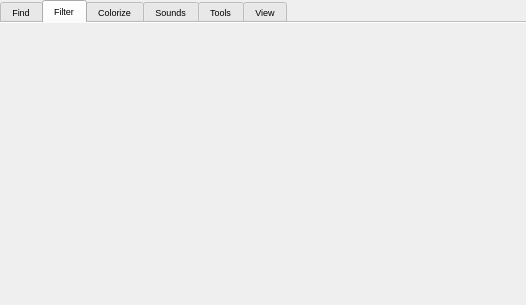
<?xml version="1.0" encoding="UTF-8"?>
<ui version="4.0">
 <class>SettingsLog</class>
 <widget class="QDockWidget" name="SettingsLog">
  <property name="geometry">
   <rect>
    <x>0</x>
    <y>0</y>
    <width>526</width>
    <height>305</height>
   </rect>
  </property>
  <property name="minimumSize">
   <size>
    <width>526</width>
    <height>282</height>
   </size>
  </property>
  <property name="styleSheet">
   <string notr="true">        QDockWidget { color: black; border: 1px solid #93C0C9; } 
        QDockWidget::title { text-align: left; background: #93C0C9; padding-left: 5px; } 
        QDockWidget::close-button, QDockWidget::float-button { border: 1px solid transparent; background: #93C0C9; padding: 0px; } 
        QDockWidget::close-button:hover, QDockWidget::float-button:hover { background: gray; } 
        QDockWidget::close-button:pressed, QDockWidget::float-button:pressed { padding: 1px -1px -1px 1px; } 
</string>
  </property>
  <property name="floating">
   <bool>false</bool>
  </property>
  <property name="windowTitle">
   <string>Log Tools</string>
  </property>
  <widget class="QWidget" name="dockWidgetContents">
   <layout class="QVBoxLayout" name="verticalLayout">
    <property name="spacing">
     <number>0</number>
    </property>
    <property name="leftMargin">
     <number>0</number>
    </property>
    <property name="topMargin">
     <number>0</number>
    </property>
    <property name="rightMargin">
     <number>0</number>
    </property>
    <property name="bottomMargin">
     <number>0</number>
    </property>
    <item>
     <layout class="QHBoxLayout" name="horizontalLayout_3">
      <property name="spacing">
       <number>0</number>
      </property>
      <property name="leftMargin">
       <number>0</number>
      </property>
      <property name="topMargin">
       <number>0</number>
      </property>
      <property name="rightMargin">
       <number>0</number>
      </property>
      <property name="bottomMargin">
       <number>0</number>
      </property>
      <item>
       <widget class="QTabWidget" name="groupingWidget">
        <property name="font">
         <font>
          <family>MS Shell Dlg 2</family>
          <pointsize>7</pointsize>
         </font>
        </property>
        <property name="tabShape">
         <enum>QTabWidget::Rounded</enum>
        </property>
        <property name="currentIndex">
         <number>1</number>
        </property>
        <property name="iconSize">
         <size>
          <width>20</width>
          <height>20</height>
         </size>
        </property>
        <property name="documentMode">
         <bool>true</bool>
        </property>
        <property name="movable">
         <bool>false</bool>
        </property>
        <widget class="QWidget" name="findPage">
         <attribute name="icon">
          <iconset>
           <normaloff>:/images/find.png</normaloff>:/images/find.png</iconset>
         </attribute>
         <attribute name="title">
          <string>Find</string>
         </attribute>
         <layout class="QVBoxLayout" name="verticalLayout_4">
          <property name="spacing">
           <number>0</number>
          </property>
          <property name="leftMargin">
           <number>0</number>
          </property>
          <property name="topMargin">
           <number>0</number>
          </property>
          <property name="rightMargin">
           <number>0</number>
          </property>
          <property name="bottomMargin">
           <number>0</number>
          </property>
          <item>
           <layout class="QHBoxLayout" name="horizontalLayout">
            <property name="spacing">
             <number>0</number>
            </property>
            <property name="topMargin">
             <number>0</number>
            </property>
            <property name="rightMargin">
             <number>0</number>
            </property>
            <property name="bottomMargin">
             <number>0</number>
            </property>
            <item>
             <widget class="FindWidget" name="findWidget" native="true"/>
            </item>
           </layout>
          </item>
          <item>
           <layout class="QGridLayout" name="gridLayout_7">
            <property name="spacing">
             <number>0</number>
            </property>
           </layout>
          </item>
          <item>
           <widget class="QTableView" name="findResultsView"/>
          </item>
         </layout>
        </widget>
        <widget class="QWidget" name="filtersPage">
         <attribute name="icon">
          <iconset>
           <normaloff>:/images/filter.png</normaloff>:/images/filter.png</iconset>
         </attribute>
         <attribute name="title">
          <string>Filter</string>
         </attribute>
         <layout class="QHBoxLayout" name="horizontalLayout_4">
          <property name="spacing">
           <number>0</number>
          </property>
          <property name="leftMargin">
           <number>0</number>
          </property>
          <property name="topMargin">
           <number>0</number>
          </property>
          <property name="rightMargin">
           <number>0</number>
          </property>
          <property name="bottomMargin">
           <number>0</number>
          </property>
          <item>
           <widget class="logs::FilterMgr" name="widget" native="true"/>
          </item>
         </layout>
        </widget>
        <widget class="QWidget" name="colorizePage">
         <attribute name="icon">
          <iconset>
           <normaloff>:/images/colorize.png</normaloff>:/images/colorize.png</iconset>
         </attribute>
         <attribute name="title">
          <string>Colorize</string>
         </attribute>
         <layout class="QVBoxLayout" name="verticalLayout_5">
          <property name="spacing">
           <number>0</number>
          </property>
          <property name="leftMargin">
           <number>0</number>
          </property>
          <property name="topMargin">
           <number>0</number>
          </property>
          <property name="rightMargin">
           <number>0</number>
          </property>
          <property name="bottomMargin">
           <number>0</number>
          </property>
          <item>
           <widget class="ColorizerMgr" name="colorizer" native="true"/>
          </item>
         </layout>
        </widget>
        <widget class="QWidget" name="soundPage">
         <attribute name="icon">
          <iconset>
           <normaloff>:/images/audio_mid.png</normaloff>:/images/audio_mid.png</iconset>
         </attribute>
         <attribute name="title">
          <string>Sounds</string>
         </attribute>
         <layout class="QVBoxLayout" name="verticalLayout_6">
          <property name="spacing">
           <number>0</number>
          </property>
          <property name="leftMargin">
           <number>0</number>
          </property>
          <property name="topMargin">
           <number>0</number>
          </property>
          <property name="rightMargin">
           <number>0</number>
          </property>
          <property name="bottomMargin">
           <number>0</number>
          </property>
          <item>
           <widget class="logs::SoundMgr" name="sound" native="true"/>
          </item>
         </layout>
        </widget>
        <widget class="QWidget" name="toolsPage">
         <attribute name="icon">
          <iconset>
           <normaloff>:/images/tools.png</normaloff>:/images/tools.png</iconset>
         </attribute>
         <attribute name="title">
          <string>Tools</string>
         </attribute>
         <layout class="QVBoxLayout" name="verticalLayout_2">
          <property name="spacing">
           <number>0</number>
          </property>
          <property name="leftMargin">
           <number>0</number>
          </property>
          <property name="topMargin">
           <number>0</number>
          </property>
          <property name="rightMargin">
           <number>0</number>
          </property>
          <property name="bottomMargin">
           <number>0</number>
          </property>
          <item>
           <layout class="QHBoxLayout" name="horizontalLayout_2">
            <property name="spacing">
             <number>0</number>
            </property>
            <item>
             <widget class="QPushButton" name="applyButton">
              <property name="text">
               <string>Apply</string>
              </property>
             </widget>
            </item>
            <item>
             <spacer name="horizontalSpacer">
              <property name="orientation">
               <enum>Qt::Horizontal</enum>
              </property>
              <property name="sizeHint" stdset="0">
               <size>
                <width>40</width>
                <height>20</height>
               </size>
              </property>
             </spacer>
            </item>
            <item>
             <widget class="QPushButton" name="allColumnsButton">
              <property name="text">
               <string>All</string>
              </property>
             </widget>
            </item>
           </layout>
          </item>
          <item>
           <widget class="QGroupBox" name="groupBox">
            <property name="font">
             <font>
              <family>Verdana</family>
              <pointsize>7</pointsize>
             </font>
            </property>
            <layout class="QGridLayout" name="gridLayout_3">
             <property name="leftMargin">
              <number>0</number>
             </property>
             <property name="topMargin">
              <number>0</number>
             </property>
             <property name="rightMargin">
              <number>0</number>
             </property>
             <property name="bottomMargin">
              <number>0</number>
             </property>
             <property name="spacing">
              <number>0</number>
             </property>
             <item row="0" column="0">
              <layout class="QGridLayout" name="gridLayout_8">
               <property name="spacing">
                <number>0</number>
               </property>
               <item row="3" column="0">
                <widget class="QPushButton" name="autoSetupButton">
                 <property name="toolTip">
                  <string>...!</string>
                 </property>
                 <property name="text">
                  <string>Auto Setup</string>
                 </property>
                </widget>
               </item>
              </layout>
             </item>
             <item row="5" column="0">
              <layout class="QGridLayout" name="gridColumns">
               <property name="spacing">
                <number>0</number>
               </property>
               <item row="1" column="3">
                <widget class="QListView" name="listViewColumnSetup">
                 <property name="font">
                  <font>
                   <pointsize>10</pointsize>
                  </font>
                 </property>
                 <property name="frameShape">
                  <enum>QFrame::StyledPanel</enum>
                 </property>
                 <property name="frameShadow">
                  <enum>QFrame::Sunken</enum>
                 </property>
                 <property name="editTriggers">
                  <set>QAbstractItemView::NoEditTriggers</set>
                 </property>
                 <property name="showDropIndicator" stdset="0">
                  <bool>false</bool>
                 </property>
                 <property name="dragEnabled">
                  <bool>false</bool>
                 </property>
                 <property name="dragDropOverwriteMode">
                  <bool>false</bool>
                 </property>
                 <property name="dragDropMode">
                  <enum>QAbstractItemView::DragOnly</enum>
                 </property>
                 <property name="defaultDropAction">
                  <enum>Qt::IgnoreAction</enum>
                 </property>
                 <property name="alternatingRowColors">
                  <bool>true</bool>
                 </property>
                 <property name="movement">
                  <enum>QListView::Snap</enum>
                 </property>
                 <property name="modelColumn">
                  <number>0</number>
                 </property>
                 <property name="uniformItemSizes">
                  <bool>true</bool>
                 </property>
                </widget>
               </item>
               <item row="1" column="5">
                <widget class="QListView" name="listViewColumnAlign">
                 <property name="font">
                  <font>
                   <pointsize>10</pointsize>
                  </font>
                 </property>
                 <property name="showDropIndicator" stdset="0">
                  <bool>false</bool>
                 </property>
                </widget>
               </item>
               <item row="1" column="4">
                <widget class="QListView" name="listViewColumnSizes">
                 <property name="font">
                  <font>
                   <pointsize>10</pointsize>
                  </font>
                 </property>
                 <property name="showDropIndicator" stdset="0">
                  <bool>false</bool>
                 </property>
                </widget>
               </item>
               <item row="0" column="3">
                <widget class="QLabel" name="label_7">
                 <property name="font">
                  <font>
                   <weight>75</weight>
                   <bold>true</bold>
                  </font>
                 </property>
                 <property name="text">
                  <string>Tag</string>
                 </property>
                </widget>
               </item>
               <item row="1" column="6">
                <widget class="QListView" name="listViewColumnElide">
                 <property name="font">
                  <font>
                   <pointsize>10</pointsize>
                  </font>
                 </property>
                 <property name="showDropIndicator" stdset="0">
                  <bool>false</bool>
                 </property>
                </widget>
               </item>
               <item row="0" column="6">
                <widget class="QLabel" name="label_10">
                 <property name="font">
                  <font>
                   <weight>75</weight>
                   <bold>true</bold>
                  </font>
                 </property>
                 <property name="text">
                  <string>Elide</string>
                 </property>
                </widget>
               </item>
               <item row="0" column="4">
                <widget class="QLabel" name="label_8">
                 <property name="font">
                  <font>
                   <weight>75</weight>
                   <bold>true</bold>
                  </font>
                 </property>
                 <property name="text">
                  <string>Size</string>
                 </property>
                </widget>
               </item>
               <item row="0" column="5">
                <widget class="QLabel" name="label_9">
                 <property name="font">
                  <font>
                   <weight>75</weight>
                   <bold>true</bold>
                  </font>
                 </property>
                 <property name="text">
                  <string>Align</string>
                 </property>
                </widget>
               </item>
              </layout>
             </item>
            </layout>
           </widget>
          </item>
         </layout>
        </widget>
        <widget class="QWidget" name="viewPage">
         <attribute name="icon">
          <iconset>
           <normaloff>:/images/view.png</normaloff>:/images/view.png</iconset>
         </attribute>
         <attribute name="title">
          <string>View</string>
         </attribute>
         <layout class="QVBoxLayout" name="verticalLayout_3">
          <property name="spacing">
           <number>0</number>
          </property>
          <property name="leftMargin">
           <number>0</number>
          </property>
          <property name="topMargin">
           <number>0</number>
          </property>
          <property name="rightMargin">
           <number>0</number>
          </property>
          <property name="bottomMargin">
           <number>0</number>
          </property>
          <item>
           <layout class="QGridLayout" name="gridLayout">
            <property name="leftMargin">
             <number>0</number>
            </property>
            <property name="topMargin">
             <number>0</number>
            </property>
            <property name="rightMargin">
             <number>0</number>
            </property>
            <property name="bottomMargin">
             <number>0</number>
            </property>
            <property name="spacing">
             <number>0</number>
            </property>
            <item row="6" column="0">
             <widget class="QCheckBox" name="cutPathCheckBox">
              <property name="font">
               <font>
                <family>MS Shell Dlg 2</family>
                <pointsize>8</pointsize>
               </font>
              </property>
              <property name="text">
               <string>Abbreviate file paths</string>
              </property>
              <property name="checked">
               <bool>true</bool>
              </property>
             </widget>
            </item>
            <item row="8" column="1">
             <widget class="QSpinBox" name="tableRowSizeSpinBox">
              <property name="font">
               <font>
                <family>MS Shell Dlg 2</family>
               </font>
              </property>
              <property name="value">
               <number>18</number>
              </property>
             </widget>
            </item>
            <item row="9" column="1">
             <widget class="QToolButton" name="tableFontToolButton">
              <property name="font">
               <font>
                <family>MS Shell Dlg 2</family>
               </font>
              </property>
              <property name="layoutDirection">
               <enum>Qt::LeftToRight</enum>
              </property>
              <property name="text">
               <string>...</string>
              </property>
             </widget>
            </item>
            <item row="5" column="0">
             <widget class="QCheckBox" name="indentCheckBox">
              <property name="font">
               <font>
                <family>MS Shell Dlg 2</family>
                <pointsize>8</pointsize>
               </font>
              </property>
              <property name="text">
               <string>Indent scopes delimited by the { } blocks</string>
              </property>
              <property name="checked">
               <bool>true</bool>
              </property>
             </widget>
            </item>
            <item row="0" column="4">
             <spacer name="horizontalSpacer_2">
              <property name="font">
               <font>
                <family>MS Shell Dlg 2</family>
               </font>
              </property>
              <property name="orientation">
               <enum>Qt::Horizontal</enum>
              </property>
              <property name="sizeHint" stdset="0">
               <size>
                <width>10</width>
                <height>20</height>
               </size>
              </property>
             </spacer>
            </item>
            <item row="3" column="0">
             <widget class="QCheckBox" name="scopesCheckBox">
              <property name="font">
               <font>
                <family>MS Shell Dlg 2</family>
                <pointsize>8</pointsize>
               </font>
              </property>
              <property name="text">
               <string>Show scopes</string>
              </property>
              <property name="checked">
               <bool>true</bool>
              </property>
             </widget>
            </item>
            <item row="6" column="1">
             <widget class="QSpinBox" name="cutPathSpinBox">
              <property name="font">
               <font>
                <family>MS Shell Dlg 2</family>
               </font>
              </property>
              <property name="minimum">
               <number>1</number>
              </property>
              <property name="maximum">
               <number>16</number>
              </property>
              <property name="value">
               <number>1</number>
              </property>
             </widget>
            </item>
            <item row="2" column="0">
             <widget class="QLabel" name="label_3">
              <property name="font">
               <font>
                <family>MS Shell Dlg 2</family>
                <pointsize>8</pointsize>
               </font>
              </property>
              <property name="text">
               <string>Display time units</string>
              </property>
             </widget>
            </item>
            <item row="7" column="0">
             <widget class="QCheckBox" name="cutNamespaceCheckBox">
              <property name="font">
               <font>
                <family>MS Shell Dlg 2</family>
                <pointsize>8</pointsize>
               </font>
              </property>
              <property name="text">
               <string>Abbreviate functions</string>
              </property>
              <property name="checked">
               <bool>true</bool>
              </property>
             </widget>
            </item>
            <item row="5" column="1">
             <widget class="QSpinBox" name="indentSpinBox">
              <property name="font">
               <font>
                <family>MS Shell Dlg 2</family>
               </font>
              </property>
              <property name="minimum">
               <number>0</number>
              </property>
              <property name="maximum">
               <number>8</number>
              </property>
              <property name="value">
               <number>2</number>
              </property>
             </widget>
            </item>
            <item row="7" column="1">
             <widget class="QSpinBox" name="cutNamespaceSpinBox">
              <property name="font">
               <font>
                <family>MS Shell Dlg 2</family>
               </font>
              </property>
              <property name="minimum">
               <number>1</number>
              </property>
              <property name="maximum">
               <number>16</number>
              </property>
              <property name="value">
               <number>1</number>
              </property>
             </widget>
            </item>
            <item row="2" column="1">
             <widget class="TimeComboBox" name="timeComboBox">
              <property name="font">
               <font>
                <family>MS Shell Dlg 2</family>
               </font>
              </property>
             </widget>
            </item>
            <item row="0" column="0">
             <widget class="QCheckBox" name="autoScrollCheckBox">
              <property name="font">
               <font>
                <family>MS Shell Dlg 2</family>
                <pointsize>8</pointsize>
               </font>
              </property>
              <property name="toolTip">
               <string>&lt;!DOCTYPE HTML PUBLIC &quot;-//W3C//DTD HTML 4.0//EN&quot; &quot;http://www.w3.org/TR/REC-html40/strict.dtd&quot;&gt;
&lt;html&gt;&lt;head&gt;&lt;meta name=&quot;qrichtext&quot; content=&quot;1&quot; /&gt;&lt;style type=&quot;text/css&quot;&gt;
p, li { white-space: pre-wrap; }
&lt;/style&gt;&lt;/head&gt;&lt;body style=&quot; font-family:'MS Shell Dlg 2'; font-size:8.25pt; font-weight:400; font-style:normal;&quot;&gt;
&lt;p style=&quot; margin-top:0px; margin-bottom:0px; margin-left:0px; margin-right:0px; -qt-block-indent:0; text-indent:0px;&quot;&gt;&lt;span style=&quot; font-size:8pt;&quot;&gt;Auto scrolls to bottom if checked&lt;/span&gt;&lt;/p&gt;&lt;/body&gt;&lt;/html&gt;</string>
              </property>
              <property name="text">
               <string>Auto scroll</string>
              </property>
              <property name="checked">
               <bool>true</bool>
              </property>
             </widget>
            </item>
            <item row="8" column="0">
             <widget class="QLabel" name="label_17">
              <property name="font">
               <font>
                <family>MS Shell Dlg 2</family>
                <pointsize>8</pointsize>
               </font>
              </property>
              <property name="text">
               <string>Table row size:</string>
              </property>
             </widget>
            </item>
            <item row="9" column="0">
             <widget class="QLabel" name="label_18">
              <property name="font">
               <font>
                <family>MS Shell Dlg 2</family>
                <pointsize>8</pointsize>
               </font>
              </property>
              <property name="text">
               <string>Table font</string>
              </property>
             </widget>
            </item>
            <item row="11" column="0">
             <widget class="QLabel" name="label_4">
              <property name="font">
               <font>
                <family>MS Shell Dlg 2</family>
                <pointsize>8</pointsize>
               </font>
              </property>
              <property name="text">
               <string>Open File:Line with</string>
              </property>
             </widget>
            </item>
            <item row="11" column="1" colspan="3">
             <widget class="QComboBox" name="openFileWithComboBox">
              <item>
               <property name="text">
                <string>Visual Studio 2012</string>
               </property>
              </item>
              <item>
               <property name="text">
                <string>Visual Studio 2010</string>
               </property>
              </item>
              <item>
               <property name="text">
                <string>Visual Studio 2008</string>
               </property>
              </item>
              <item>
               <property name="text">
                <string>gVim</string>
               </property>
              </item>
             </widget>
            </item>
            <item row="12" column="0">
             <spacer name="verticalSpacer">
              <property name="font">
               <font>
                <family>MS Shell Dlg 2</family>
               </font>
              </property>
              <property name="orientation">
               <enum>Qt::Vertical</enum>
              </property>
              <property name="sizeHint" stdset="0">
               <size>
                <width>20</width>
                <height>40</height>
               </size>
              </property>
             </spacer>
            </item>
            <item row="1" column="0">
             <widget class="QLabel" name="label_5">
              <property name="text">
               <string>Sync Group</string>
              </property>
             </widget>
            </item>
            <item row="9" column="3">
             <widget class="QComboBox" name="tableFontComboBox">
              <property name="font">
               <font>
                <family>MS Shell Dlg 2</family>
               </font>
              </property>
             </widget>
            </item>
            <item row="1" column="1">
             <widget class="QSpinBox" name="syncGroupSpinBox"/>
            </item>
            <item row="4" column="0">
             <widget class="QCheckBox" name="dtScopesCheckBox">
              <property name="text">
               <string>Show elapsed time at the end of the scope</string>
              </property>
              <property name="checked">
               <bool>true</bool>
              </property>
             </widget>
            </item>
            <item row="1" column="4">
             <widget class="QCheckBox" name="dtColorizeCheckBox">
              <property name="text">
               <string>Colorize dt column</string>
              </property>
             </widget>
            </item>
           </layout>
          </item>
         </layout>
        </widget>
       </widget>
      </item>
     </layout>
    </item>
   </layout>
  </widget>
 </widget>
 <customwidgets>
  <customwidget>
   <class>logs::FilterMgr</class>
   <extends>QWidget</extends>
   <header location="global">widgets/logs/filters/filtermgr.h</header>
   <container>1</container>
  </customwidget>
  <customwidget>
   <class>ColorizerMgr</class>
   <extends>QWidget</extends>
   <header location="global">filters/colorizers/colorizermgr.h</header>
   <container>1</container>
  </customwidget>
  <customwidget>
   <class>TimeComboBox</class>
   <extends>QComboBox</extends>
   <header location="global">widgets/timecombobox.h</header>
  </customwidget>
  <customwidget>
   <class>FindWidget</class>
   <extends>QWidget</extends>
   <header location="global">widgets/findwidget.h</header>
   <container>1</container>
  </customwidget>
  <customwidget>
   <class>logs::SoundMgr</class>
   <extends>QWidget</extends>
   <header location="global">widgets/logs/sounds/soundmgr.h</header>
   <container>1</container>
  </customwidget>
 </customwidgets>
 <resources/>
 <connections/>
</ui>
